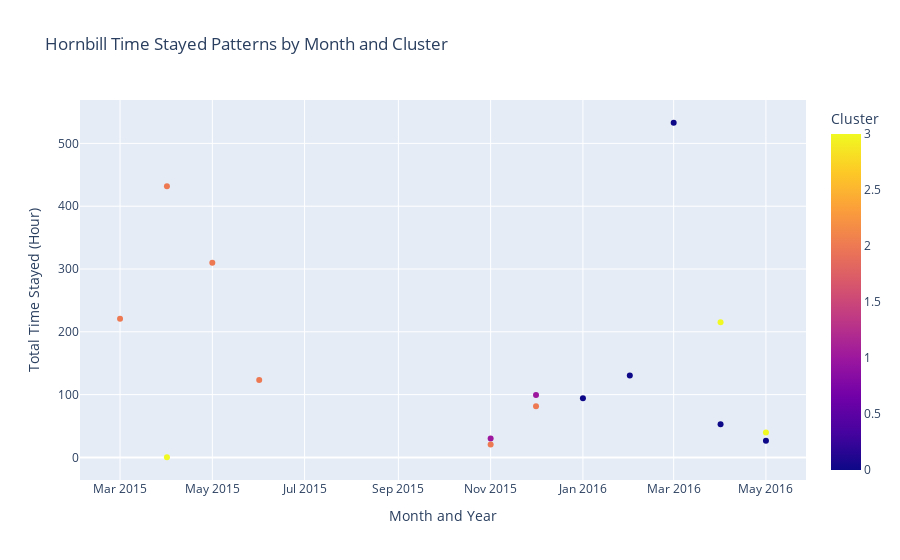

Notebook code cell kept with this figure:
### Markdown cell above
### MONTH WISE STAY OF BIRDS IN EACH CLUSTERS
1. USED TO GET INSIGHTS OF WHICH REGIONS ARE ACTIVE DURING BREEDING SEASON

### Code cell
time_per_visit = 7.5  # Each visit is equivalent to 7.5 minutes

# Calculate total time stayed (in minutes) for each cluster and month_year
behavioral_insights['time_stayed'] = behavioral_insights['visit_count'] * time_per_visit/60

# Visualize the distribution of time stayed by month_year for each cluster using Plotly scatter plot
fig = px.scatter(
    behavioral_insights,
    x='month_year',
    y='time_stayed',
    color='cluster',
    title='Hornbill Time Stayed Patterns by Month and Cluster',
    labels={'month_year': 'Month and Year', 'time_stayed': 'Total Time Stayed (Hour)', 'cluster': 'Cluster'},
    color_discrete_sequence=px.colors.qualitative.Plotly
)

# Update layout for better visibility
fig.update_layout(
    xaxis_title='Month and Year',
    yaxis_title='Total Time Stayed (Hour)',
)

# Display interactive plot
fig.show()

### Figure 1 — Plotly figure (JSON) as saved in the notebook; plotly's stock layout.template omitted (floating-point values rounded to 4 significant figures)
{"data": [{"hovertemplate": "Month and Year=%{x}<br>Total Time Stayed (Hour)=%{y}<br>Cluster=%{marker.color}<extra></extra>", "legendgroup": "", "marker": {"color": [2, 2, 3, 2, 2, 1, 2, 1, 2, 0, 0, 0, 0, 3, 0, 3], "coloraxis": "coloraxis", "symbol": "circle"}, "mode": "markers", "name": "", "orientation": "v", "showlegend": false, "type": "scatter", "x": ["2015-03-01T00:00:00", "2015-04-01T00:00:00", "2015-04-01T00:00:00", "2015-05-01T00:00:00", "2015-06-01T00:00:00", "2015-11-01T00:00:00", "2015-11-01T00:00:00", "2015-12-01T00:00:00", "2015-12-01T00:00:00", "2016-01-01T00:00:00", "2016-02-01T00:00:00", "2016-03-01T00:00:00", "2016-04-01T00:00:00", "2016-04-01T00:00:00", "2016-05-01T00:00:00", "2016-05-01T00:00:00"], "xaxis": "x", "y": [220.6, 431.8, 0.25, 310.1, 123.1, 30.12, 20.5, 99.38, 81.62, 94.25, 130.4, 532.9, 52.75, 215.4, 26.62, 39.62], "yaxis": "y"}], "layout": {"coloraxis": {"colorbar": {"title": {"text": "Cluster"}}, "colorscale": [[0, "#0d0887"], [0.1111, "#46039f"], [0.2222, "#7201a8"], [0.3333, "#9c179e"], [0.4444, "#bd3786"], [0.5556, "#d8576b"], [0.6667, "#ed7953"], [0.7778, "#fb9f3a"], [0.8889, "#fdca26"], [1, "#f0f921"]]}, "legend": {"tracegroupgap": 0}, "title": {"text": "Hornbill Time Stayed Patterns by Month and Cluster"}, "xaxis": {"anchor": "y", "domain": [0, 1], "title": {"text": "Month and Year"}}, "yaxis": {"anchor": "x", "domain": [0, 1], "title": {"text": "Total Time Stayed (Hour)"}}}}
